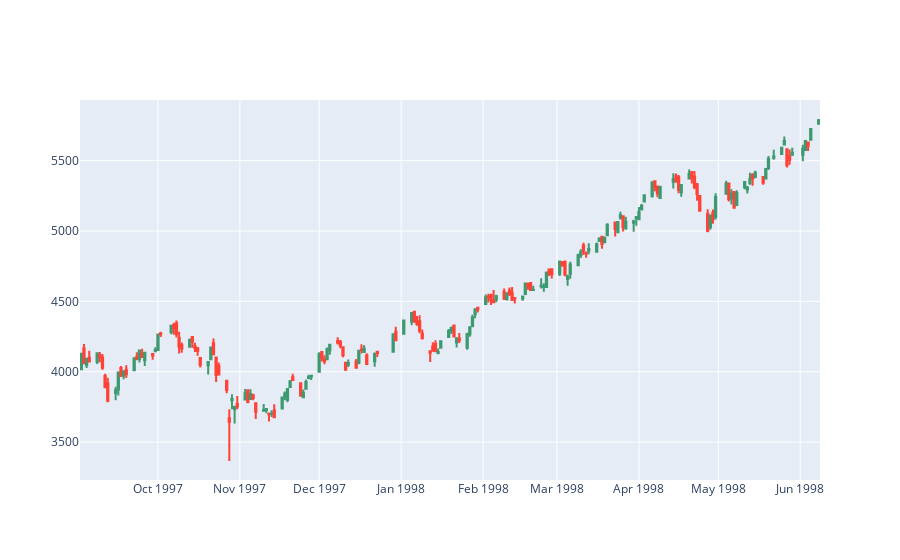

Notebook code for this chart:
### Markdown cell above
# Test plot #1
Loading some samples and plot the candlestick graph using Plotly

### Code cell
data = load("DAX")

period = data[2000:2200]
fig = go.Figure(data=[go.Candlestick(x=period[period.columns[0]],
                open=period['open'], high=period['high'],
                low=period['low'], close=period['close'])
                     ])

fig.update_layout(xaxis_rangeslider_visible=False)
fig.show()

### Figure 1 — Plotly figure (JSON) as saved in the notebook; plotly's stock layout.template omitted (floating-point values rounded to 4 significant figures; data arrays with more than 128 entries replaced by an {"elided": "..."} marker saying what was removed)
{"data": [{"close": {"elided": "200 float values"}, "high": {"elided": "200 float values"}, "low": {"elided": "200 float values"}, "open": {"elided": "200 float values"}, "type": "candlestick", "x": {"elided": "200 str values"}}], "layout": {"xaxis": {"rangeslider": {"visible": false}}}}
